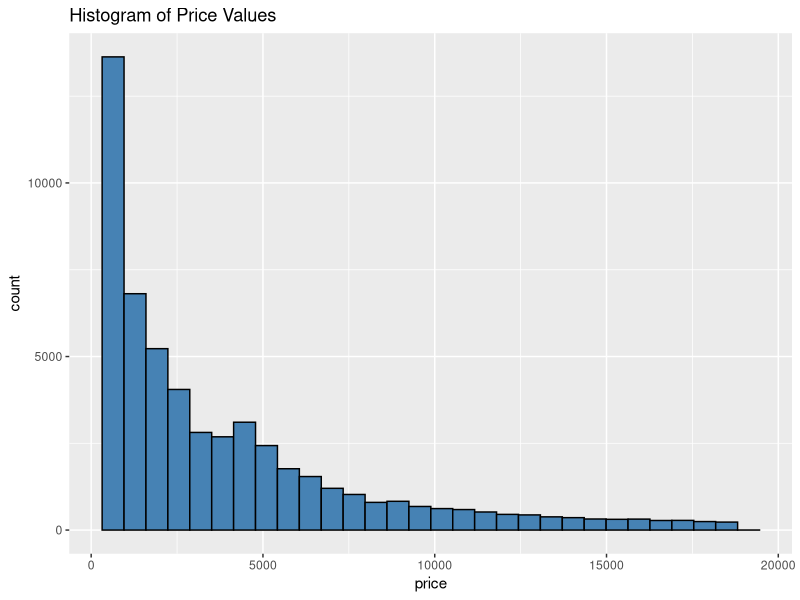
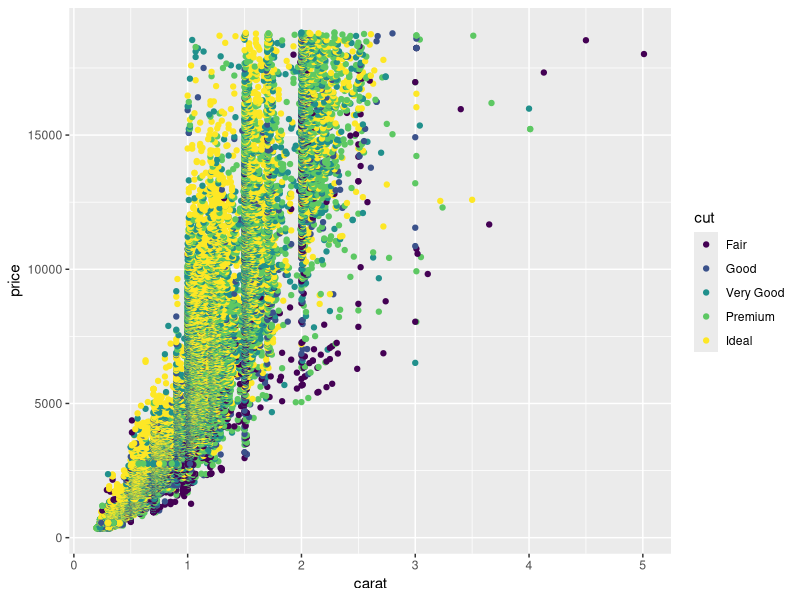
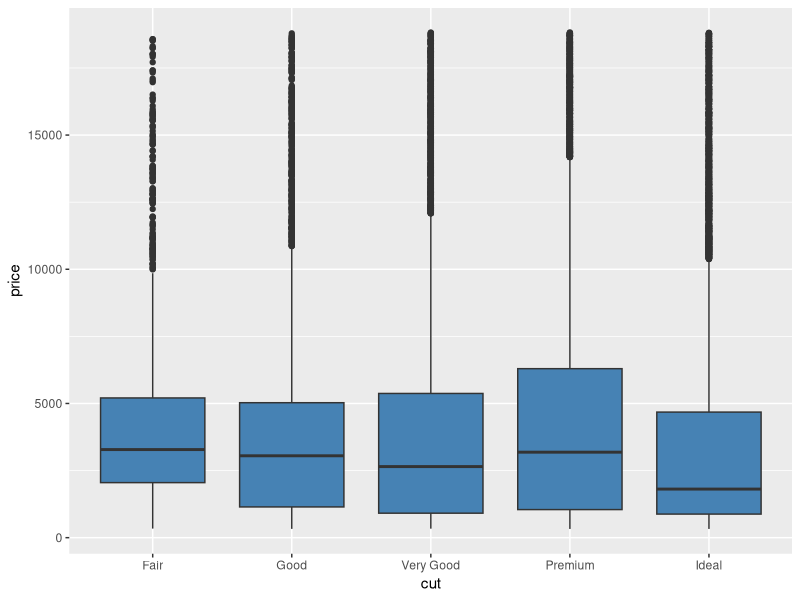

The R source for these figures, in order:
library(tidyverse)
data("diamonds")
head(diamonds)
summary(diamonds)
dim(diamonds)

ggplot(data=diamonds, aes(x=price)) +
  geom_histogram(fill="steelblue", color="black") +
  ggtitle("Histogram of Price Values")

ggplot(data=diamonds, aes(x=carat, y=price, color=cut)) + 
  geom_point()

ggplot(data=diamonds, aes(x=cut, y=price)) + 
  geom_boxplot(fill="steelblue")

round(cor(diamonds[c('carat', 'depth', 'table', 'price', 'x', 'y', 'z')]), 2)

sum(is.na(diamonds$carat))



          